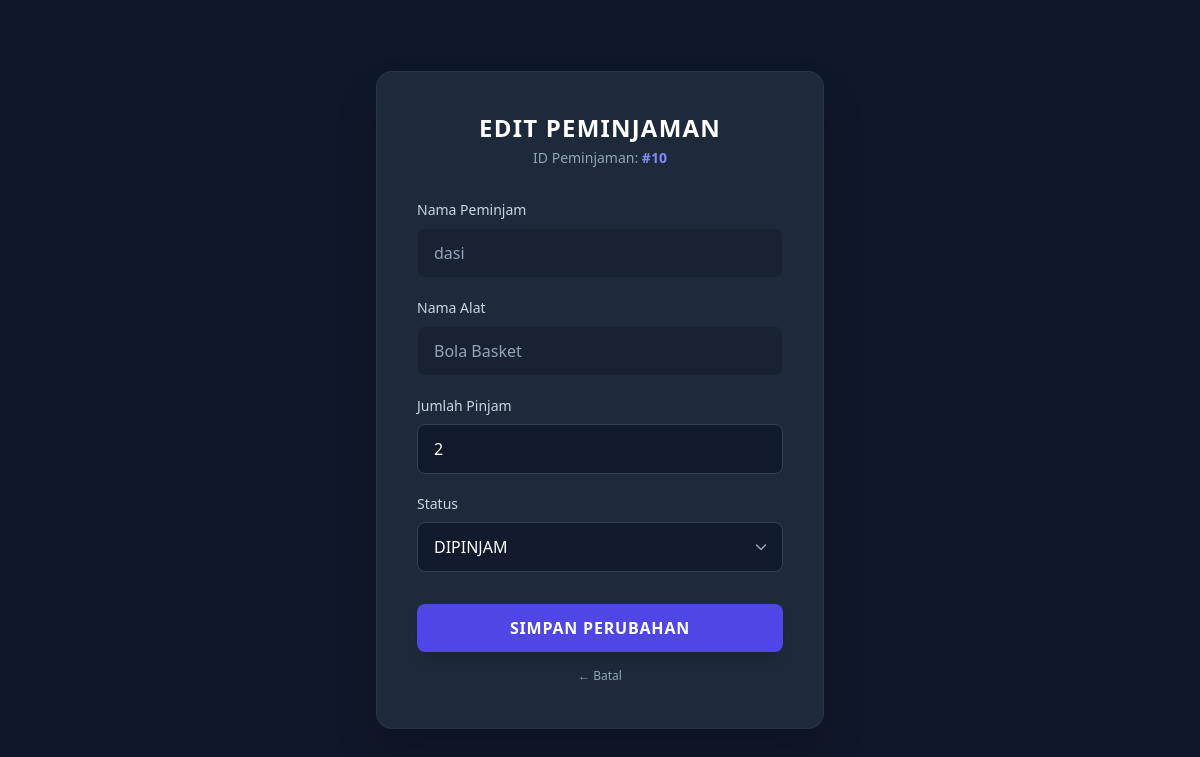
The app's page /view/v_update_pinjam.php?aksi=edit_pinjam&id=10 (signed in) with its own data.
### tables this page shows
CREATE TABLE `peminjaman` (
  `id_peminjaman` int(11) NOT NULL,
  `id_user` int(11) DEFAULT NULL,
  `id_alat` int(11) DEFAULT NULL,
  `jumlah_pinjam` int(11) DEFAULT NULL,
  `tgl_pinjam` timestamp NULL DEFAULT NULL,
  `tgl_kembali_asli` timestamp NULL DEFAULT NULL,
  `status` enum('pending','dipinjam','kembali') DEFAULT 'pending',
  `kondisi_keluar` varchar(50) DEFAULT 'Bagus',
  `kondisi_masuk` varchar(50) DEFAULT NULL,
  `jaminan` varchar(50) DEFAULT NULL
);

CREATE TABLE `user` (
  `id_user` int(11) NOT NULL,
  `username` varchar(50) DEFAULT NULL,
  `password` varchar(255) NOT NULL,
  `role` enum('admin','petugas','peminjam') DEFAULT NULL,
  `no_hp` varchar(20) NOT NULL
);

CREATE TABLE `alat` (
  `id_alat` int(11) NOT NULL,
  `id_kategori` int(11) DEFAULT NULL,
  `nama_alat` varchar(70) NOT NULL,
  `stok` int(11) NOT NULL DEFAULT 0
);

### CONTROLLER/c_peminjaman.php (called while the page is built, shortened)
<?php
$database = new m_koneksi();
$db = $database->koneksi;
if (isset($_GET['id']) && ($_GET['aksi'] == 'edit_pinjam' || $_GET['aksi'] == 'edit_kembali')) {
    $id_target = $_GET['id'];
    $query_edit = mysqli_query($db, "SELECT p.*, u.username, u.no_hp, a.nama_alat
                                    FROM peminjaman p
                                    JOIN user u ON p.id_user = u.id_user
                                    JOIN alat a ON p.id_alat = a.id_alat
                                    WHERE p.id_peminjaman = '$id_target'");
    $data_edit = mysqli_fetch_object($query_edit);
}

### VIEW/v_update_pinjam.php (the view, shortened to what this page needs)
<?php
include '../controller/c_peminjaman.php';
?>
<!DOCTYPE html>
<html lang="id">
<head>
    <script src="https://cdn.tailwindcss.com"></script>
    <link rel="stylesheet" href="https://cdnjs.cloudflare.com/ajax/libs/font-awesome/6.4.0/css/all.min.css">
</head>
<body class="bg-slate-900 min-h-screen flex items-center justify-center p-4 font-sans text-slate-100">
    <div class="w-full max-w-md bg-slate-800 text-slate-100 rounded-2xl shadow-2xl border border-slate-700/50 p-8 sm:p-10 my-6">
        <div class="text-center mb-8">
            <h2 class="text-2xl font-extrabold tracking-wider text-white uppercase">Edit Peminjaman</h2>
            <p class="text-slate-400 text-sm mt-1">
                ID Peminjaman: <span class="text-indigo-400 font-bold">#<?= $data_edit->id_peminjaman; ?></span>
            </p>
        </div>
        <form action="../controller/c_peminjaman.php?aksi=update_pinjam" method="POST" class="space-y-5">
            <div>
                <label class="block text-sm font-medium text-slate-300 mb-2">Nama Peminjam</label>
                <input
                    type="text"
                    value="<?= $data_edit->username; ?>"
                    readonly
                    class="w-full px-4 py-3 rounded-lg bg-slate-900/40 border border-slate-800 text-slate-400 cursor-not-allowed select-none focus:outline-none"
                >
            </div>
            <div>
                <label class="block text-sm font-medium text-slate-300 mb-2">Nama Alat</label>
                <input
                    type="text"
                    value="<?= $data_edit->nama_alat; ?>"
                    readonly
                    class="w-full px-4 py-3 rounded-lg bg-slate-900/40 border border-slate-800 text-slate-400 cursor-not-allowed select-none focus:outline-none"
                >
            </div>
            <div>
                <label class="block text-sm font-medium text-slate-300 mb-2">Jumlah Pinjam</label>
                <input
                    type="number"
                    name="jumlah_pinjam"
                    value="<?= $data_edit->jumlah_pinjam; ?>"
                    placeholder="Masukkan jumlah pinjam"
                    class="w-full px-4 py-3 rounded-lg bg-slate-900/80 border border-slate-700 text-white placeholder-slate-500 focus:outline-none focus:ring-2 focus:ring-indigo-500 focus:border-transparent transition duration-200"
                    required
                >
            </div>
            <div>
                <label class="block text-sm font-medium text-slate-300 mb-2">Status</label>
                <div class="relative">
                    <select
                        name="status"
                        class="w-full px-4 py-3 rounded-lg bg-slate-900/80 border border-slate-700 text-white focus:outline-none focus:ring-2 focus:ring-indigo-500 focus:border-transparent transition duration-200 appearance-none cursor-pointer"
                    >
                        <option value="dipinjam" <?= ($data_edit->status == 'dipinjam') ? 'selected' : ''; ?> class="bg-slate-800 text-blue-400 font-semibold">
                            DIPINJAM
                        </option>
                    </select>
                    <div class="pointer-events-none absolute inset-y-0 right-0 flex items-center px-4 text-slate-400">
                        <i class="fa-solid fa-chevron-down text-xs"></i>
                    </div>
                </div>
            </div>
            <div class="pt-3 space-y-3">
                <button
                    type="submit"
                    class="w-full py-3 px-4 bg-indigo-600 hover:bg-indigo-500 text-white font-semibold rounded-lg shadow-lg hover:shadow-indigo-500/30 transition duration-200 active:scale-[0.98] uppercase tracking-wider"
                >
                    Simpan Perubahan
                </button>
                <a
                    href="v_peminjaman_admin.php?tipe=pinjam"
                    class="block text-center text-xs text-slate-400 hover:text-slate-200 transition duration-150 py-1"
                >
                    ← Batal
                </a>
            </div>
        </form>
    </div>
</body>
</html>

### records on screen
peminjaman: id_peminjaman "10", id_user.username "dasi", id_alat.nama_alat "Bola Basket", jumlah_pinjam "2", status "DIPINJAM"
